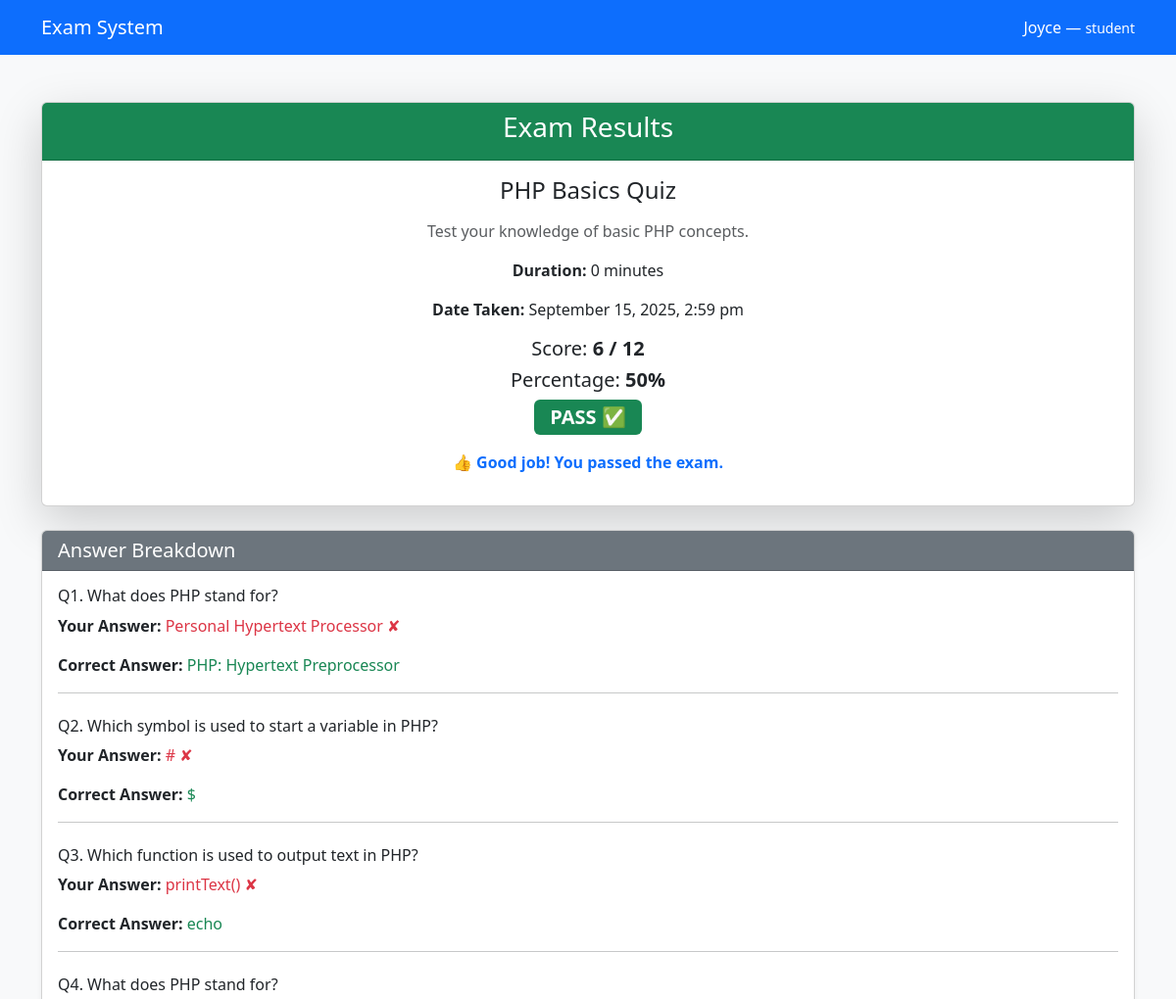
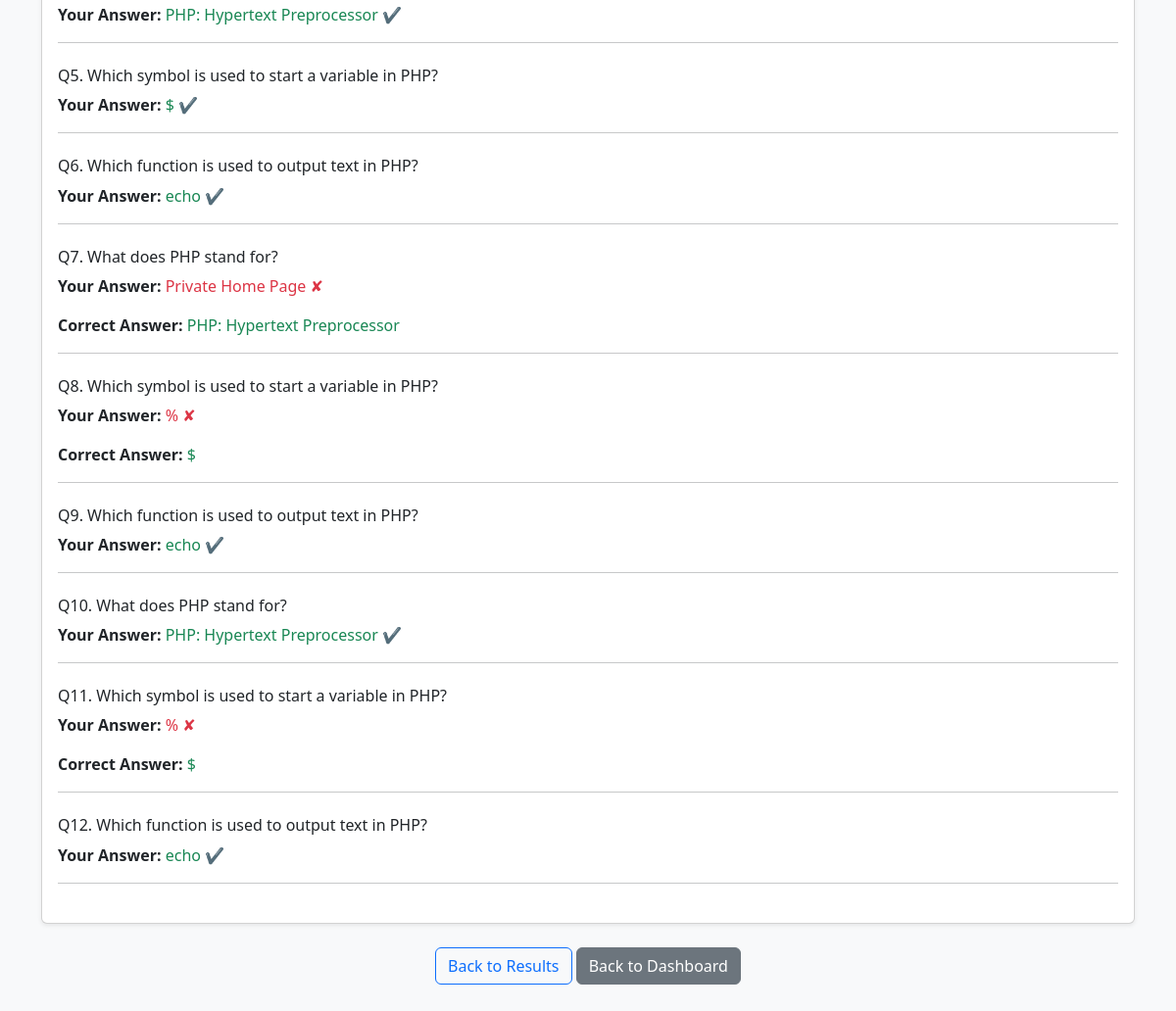
Page /view_result.php?exam_id=1 (signed in) on the committed database (2 pictures, top to bottom).
### tables this page shows
CREATE TABLE IF NOT EXISTS `users` (
  `id` int NOT NULL AUTO_INCREMENT,
  `name` varchar(100) NOT NULL,
  `email` varchar(150) NOT NULL,
  `password` varchar(255) NOT NULL,
  `role` enum('student','admin') DEFAULT 'student',
  `created_at` timestamp NULL DEFAULT CURRENT_TIMESTAMP,
  PRIMARY KEY (`id`),
  UNIQUE KEY `email` (`email`)
);

CREATE TABLE IF NOT EXISTS `exams` (
  `id` int NOT NULL AUTO_INCREMENT,
  `title` varchar(255) NOT NULL,
  `description` text,
  `duration` int NOT NULL,
  `created_at` timestamp NULL DEFAULT CURRENT_TIMESTAMP,
  PRIMARY KEY (`id`)
);

CREATE TABLE IF NOT EXISTS `student_answers` (
  `id` int NOT NULL AUTO_INCREMENT,
  `user_id` int NOT NULL,
  `exam_id` int NOT NULL,
  `question_id` int NOT NULL,
  `option_id` int NOT NULL,
  `is_correct` tinyint(1) DEFAULT '0',
  `submitted_at` timestamp NULL DEFAULT CURRENT_TIMESTAMP,
  PRIMARY KEY (`id`)
);

CREATE TABLE IF NOT EXISTS `questions` (
  `id` int NOT NULL AUTO_INCREMENT,
  `exam_id` int NOT NULL,
  `question_text` text NOT NULL,
  `created_at` timestamp NULL DEFAULT CURRENT_TIMESTAMP,
  PRIMARY KEY (`id`),
  KEY `exam_id` (`exam_id`)
);

CREATE TABLE IF NOT EXISTS `options` (
  `id` int NOT NULL AUTO_INCREMENT,
  `question_id` int NOT NULL,
  `option_text` varchar(255) NOT NULL,
  `is_correct` tinyint(1) DEFAULT '0',
  PRIMARY KEY (`id`),
  KEY `question_id` (`question_id`)
);

### classes/User.php (called while the page is built, shortened)
<?php
class User
{
    private string $name;
    private string $role;
    public function __construct(array $data = [])
    {
        $this->name       = $data['name'] ?? '';
        $this->role       = $data['role'] ?? 'student';
    }
    public static function findById(int $id): ?self
    {
        $db = Database::getInstance()->getConnection();
        $stmt = $db->prepare("SELECT * FROM users WHERE id = :id LIMIT 1");
        $stmt->execute([':id' => $id]);
        $row = $stmt->fetch(PDO::FETCH_ASSOC);
        return $row ? new self($row) : null;
    }
    public function getName(): string
    {
        return $this->name;
    }
    public function getRole(): string
    {
        return $this->role;
    }
}

### classes/Auth.php (called while the page is built, shortened)
<?php
require_once __DIR__ . '/User.php';
class Auth
{
    private static ?Auth $instance = null;
    private ?User $currentUser = null;
    private function __construct()
    {
        if (isset($_SESSION['user_id'])) {
            $this->currentUser = User::findById($_SESSION['user_id']);
        }
    }
    public static function getInstance(): Auth
    {
        if (self::$instance === null) {
            self::$instance = new Auth();
        }
        return self::$instance;
    }
    public function user(): ?User
    {
        return $this->currentUser;
    }
}

### classes/Exam.php (called while the page is built, shortened)
<?php
class Exam
{
    private $title;
    private $description;
    private $duration;
    public function __construct(array $data = [])
    {
        $this->title       = $data['title'] ?? '';
        $this->description = $data['description'] ?? '';
        $this->duration    = $data['duration'] ?? 0;
    }
    public static function findById(int $id): ?self
    {
        $db = Database::getInstance()->getConnection();
        $stmt = $db->prepare("SELECT * FROM exams WHERE id = :id LIMIT 1");
        $stmt->execute([':id' => $id]);
        $row = $stmt->fetch(PDO::FETCH_ASSOC);
        return $row ? new self($row) : null;
    }
    public function getTitle(): string
    {
        return (string)$this->title;
    }
    public function getDescription(): string
    {
        return (string)$this->description;
    }
    public function getDuration(): int
    {
        return (int)$this->duration;
    }
}

### public/view_result.php (the view, shortened to what this page needs)
<?php
require_once __DIR__ . '/../classes/Auth.php';
require_once __DIR__ . '/../classes/Exam.php';
$auth = Auth::getInstance();
$exam_id = isset($_GET['exam_id']) ? (int)$_GET['exam_id'] : 0;
$exam = Exam::findById($exam_id);
$user_id = $auth->user()->getId();
$db = Database::getInstance()->getConnection();
$stmt = $db->prepare("
    SELECT sa.question_id, sa.option_id, sa.is_correct, sa.submitted_at,
           q.question_text, o.option_text AS selected_option
    FROM student_answers sa
    JOIN questions q ON sa.question_id = q.id
    JOIN options o ON sa.option_id = o.id
    WHERE sa.user_id = ? AND sa.exam_id = ?
");
$stmt->execute([$user_id, $exam_id]);
$answers = $stmt->fetchAll(PDO::FETCH_ASSOC);
$dateTaken = $answers[0]['submitted_at'] ?? null;
$total = count($answers);
$score = 0;
foreach ($answers as $a) {
    if ($a['is_correct']) {
        $score++;
    }
}
$percentage = $total > 0 ? round(($score / $total) * 100, 2) : 0;
$passed = $percentage >= 50;
$stmt = $db->prepare("
    SELECT question_id, option_text
    FROM options
    WHERE question_id IN (SELECT question_id FROM student_answers WHERE user_id = ? AND exam_id = ?)
    AND is_correct = 1
");
$stmt->execute([$user_id, $exam_id]);
$correctOptions = $stmt->fetchAll(PDO::FETCH_ASSOC);
$correctMap = [];
foreach ($correctOptions as $c) {
    $correctMap[$c['question_id']] = $c['option_text'];
}
?>
<!DOCTYPE html>
<html lang="en">
<head>
    <link href="https://cdn.jsdelivr.net/npm/bootstrap@5.3.3/dist/css/bootstrap.min.css" rel="stylesheet">
</head>
<body class="bg-light">
    <nav class="navbar navbar-expand-lg navbar-dark bg-primary">
        <div class="container">
            <a class="navbar-brand" href="dashboard.php">Exam System</a>
            <div class="ms-auto text-white">
                <?= htmlspecialchars($auth->user()->getName()) ?> —
                <small><?= htmlspecialchars($auth->user()->getRole()) ?></small>
            </div>
        </div>
    </nav>
    <div class="container my-5">
        <div class="card shadow-lg mb-4">
            <div class="card-header bg-success text-white text-center">
                <h3>Exam Results</h3>
            </div>
            <div class="card-body text-center">
                <h4 class="mb-3"><?= htmlspecialchars($exam->getTitle()) ?></h4>
                <p class="text-muted"><?= htmlspecialchars($exam->getDescription()) ?></p>
                <p><strong>Duration:</strong> <?= (int)$exam->getDuration() ?> minutes</p>
                <?php if ($dateTaken): ?>
                <p><strong>Date Taken:</strong> <?= date("F j, Y, g:i a", strtotime($dateTaken)) ?></p>
                <?php endif; ?>
                <div class="my-3">
                    <h5>Score: <strong><?= $score ?> / <?= $total ?></strong></h5>
                    <h5>Percentage: <strong><?= $percentage ?>%</strong></h5>
                    <span class="badge <?= $passed ? 'bg-success' : 'bg-danger' ?> fs-5 px-3 py-2">
                        <?= $passed ? 'PASS ✅' : 'FAIL ❌' ?>
                    </span>
                </div>
                <?php if ($score == $total): ?>
                <p class="text-success fw-bold mt-3">🎉 Excellent! You got everything right!</p>
                <?php elseif ($passed): ?>
                <p class="text-primary fw-bold mt-3">👍 Good job! You passed the exam.</p>
                <?php else: ?>
                <p class="text-danger fw-bold mt-3">😢 Don’t worry, keep practicing and you’ll improve!</p>
                <?php endif; ?>
            </div>
        </div>
        <div class="card shadow-sm">
            <div class="card-header bg-secondary text-white">
                <h5 class="mb-0">Answer Breakdown</h5>
            </div>
            <div class="card-body">
                <?php foreach ($answers as $index => $a): ?>
                <div class="mb-4">
                    <h6>Q<?= $index + 1 ?>. <?= htmlspecialchars($a['question_text']) ?></h6>
                    <p>
                        <strong>Your Answer:</strong>
                        <span class="<?= $a['is_correct'] ? 'text-success' : 'text-danger' ?>">
                            <?= htmlspecialchars($a['selected_option']) ?>
                            <?= $a['is_correct'] ? "✔" : "✘" ?>
                        </span>
                    </p>
                    <?php if (!$a['is_correct']): ?>
                    <p><strong>Correct Answer:</strong>
                        <span
                            class="text-success"><?= htmlspecialchars($correctMap[$a['question_id']] ?? "N/A") ?></span>
                    </p>
                    <?php endif; ?>
                    <hr>
                </div>
                <?php endforeach; ?>
            </div>
        </div>
        <div class="text-center mt-4">
            <a href="results.php" class="btn btn-outline-primary">Back to Results</a>
            <a href="dashboard.php" class="btn btn-secondary">Back to Dashboard</a>
        </div>
    </div>
</body>
</html>

### rows in the picture
users: name "Joyce", role "student"
exams: title "PHP Basics Quiz", description "Test your knowledge of basic PHP concepts.", duration "0"
student_answers: submitted_at "September 15, 2025, 2:59 pm", question.question_text "What does PHP stand for?", option.option_text "Personal Hypertext Processor", question "PHP: Hypertext Preprocessor"
student_answers: question.question_text "Which symbol is used to start a variable in PHP?", option.option_text "#", question "$"
student_answers: question.question_text "Which function is used to output text in PHP?", option.option_text "printText()", question "echo"
student_answers: question.question_text "What does PHP stand for?", option.option_text "PHP: Hypertext Preprocessor"
student_answers: question.question_text "Which symbol is used to start a variable in PHP?", option.option_text "$"
student_answers: question.question_text "Which function is used to output text in PHP?", option.option_text "echo"
student_answers: question.question_text "What does PHP stand for?", option.option_text "Private Home Page", question "PHP: Hypertext Preprocessor"
student_answers: question.question_text "Which symbol is used to start a variable in PHP?", option.option_text "%", question "$"
student_answers: question.question_text "Which function is used to output text in PHP?", option.option_text "echo"
student_answers: question.question_text "What does PHP stand for?", option.option_text "PHP: Hypertext Preprocessor"
student_answers: question.question_text "Which symbol is used to start a variable in PHP?", option.option_text "%", question "$"
student_answers: question.question_text "Which function is used to output text in PHP?", option.option_text "echo"

### other values in the picture
$score "6"
$total "12"
$percentage "50"
